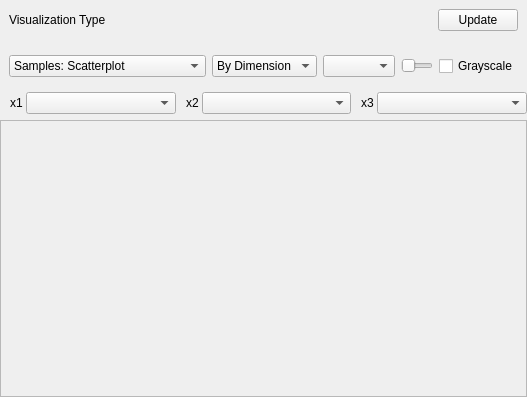
<?xml version="1.0" encoding="UTF-8"?>
<ui version="4.0">
 <class>Visualization</class>
 <widget class="QWidget" name="Visualization">
  <property name="geometry">
   <rect>
    <x>0</x>
    <y>0</y>
    <width>527</width>
    <height>397</height>
   </rect>
  </property>
  <property name="windowTitle">
   <string>Form</string>
  </property>
  <layout class="QVBoxLayout" name="verticalLayout" stretch="0,1">
   <property name="margin">
    <number>0</number>
   </property>
   <item>
    <widget class="QWidget" name="optionsWidget" native="true">
     <property name="minimumSize">
      <size>
       <width>0</width>
       <height>100</height>
      </size>
     </property>
     <layout class="QVBoxLayout" name="verticalLayout_3" stretch="1,1,1">
      <property name="margin">
       <number>0</number>
      </property>
      <item>
       <widget class="QWidget" name="widget_3" native="true">
        <layout class="QHBoxLayout" name="horizontalLayout_3">
         <item>
          <widget class="QLabel" name="label">
           <property name="font">
            <font>
             <pointsize>9</pointsize>
            </font>
           </property>
           <property name="text">
            <string>Visualization Type</string>
           </property>
          </widget>
         </item>
         <item>
          <spacer name="horizontalSpacer">
           <property name="orientation">
            <enum>Qt::Horizontal</enum>
           </property>
           <property name="sizeHint" stdset="0">
            <size>
             <width>40</width>
             <height>20</height>
            </size>
           </property>
          </spacer>
         </item>
         <item>
          <widget class="QPushButton" name="updateButton">
           <property name="text">
            <string>Update</string>
           </property>
          </widget>
         </item>
        </layout>
       </widget>
      </item>
      <item>
       <widget class="QWidget" name="widget_4" native="true">
        <layout class="QHBoxLayout" name="horizontalLayout_2">
         <item>
          <widget class="QComboBox" name="typeCombo">
           <property name="font">
            <font>
             <pointsize>9</pointsize>
            </font>
           </property>
           <property name="currentIndex">
            <number>0</number>
           </property>
           <item>
            <property name="text">
             <string>Samples: Scatterplot</string>
            </property>
           </item>
           <item>
            <property name="text">
             <string>Samples: Parallel Coordinates</string>
            </property>
           </item>
           <item>
            <property name="text">
             <string>Samples: Radial Graphs</string>
            </property>
           </item>
           <item>
            <property name="text">
             <string>Samples: Andrews Plot</string>
            </property>
           </item>
           <item>
            <property name="text">
             <string>Samples: Bubble Plot</string>
            </property>
           </item>
           <item>
            <property name="text">
             <string>Distribution: Individual Plots</string>
            </property>
           </item>
           <item>
            <property name="text">
             <string>Distribution: Correlations</string>
            </property>
           </item>
           <item>
            <property name="text">
             <string>Distribution: Sample Distances</string>
            </property>
           </item>
           <item>
            <property name="text">
             <string>Distrubution: Density</string>
            </property>
           </item>
          </widget>
         </item>
         <item>
          <widget class="QComboBox" name="inputCombo">
           <property name="font">
            <font>
             <pointsize>9</pointsize>
            </font>
           </property>
           <item>
            <property name="text">
             <string>By Dimension</string>
            </property>
           </item>
           <item>
            <property name="text">
             <string>By Class</string>
            </property>
           </item>
          </widget>
         </item>
         <item>
          <widget class="QComboBox" name="flavorCombo">
           <property name="font">
            <font>
             <pointsize>9</pointsize>
            </font>
           </property>
          </widget>
         </item>
         <item>
          <widget class="QSlider" name="zoomSlider">
           <property name="orientation">
            <enum>Qt::Horizontal</enum>
           </property>
          </widget>
         </item>
         <item>
          <spacer name="horizontalSpacer_2">
           <property name="orientation">
            <enum>Qt::Horizontal</enum>
           </property>
           <property name="sizeHint" stdset="0">
            <size>
             <width>40</width>
             <height>20</height>
            </size>
           </property>
          </spacer>
         </item>
         <item>
          <widget class="QCheckBox" name="grayscaleCheck">
           <property name="font">
            <font>
             <pointsize>9</pointsize>
            </font>
           </property>
           <property name="text">
            <string>Grayscale</string>
           </property>
          </widget>
         </item>
        </layout>
       </widget>
      </item>
      <item>
       <widget class="QWidget" name="axesWidget" native="true">
        <layout class="QHBoxLayout" name="horizontalLayout" stretch="0,1,0,1,0,1">
         <property name="spacing">
          <number>0</number>
         </property>
         <property name="margin">
          <number>0</number>
         </property>
         <item>
          <widget class="QLabel" name="label_2">
           <property name="font">
            <font>
             <pointsize>9</pointsize>
            </font>
           </property>
           <property name="text">
            <string>   x1 </string>
           </property>
           <property name="alignment">
            <set>Qt::AlignRight|Qt::AlignTrailing|Qt::AlignVCenter</set>
           </property>
          </widget>
         </item>
         <item>
          <widget class="QComboBox" name="x1Combo">
           <property name="font">
            <font>
             <pointsize>9</pointsize>
            </font>
           </property>
          </widget>
         </item>
         <item>
          <widget class="QLabel" name="label_3">
           <property name="font">
            <font>
             <pointsize>9</pointsize>
            </font>
           </property>
           <property name="text">
            <string>   x2 </string>
           </property>
           <property name="alignment">
            <set>Qt::AlignRight|Qt::AlignTrailing|Qt::AlignVCenter</set>
           </property>
          </widget>
         </item>
         <item>
          <widget class="QComboBox" name="x2Combo">
           <property name="font">
            <font>
             <pointsize>9</pointsize>
            </font>
           </property>
          </widget>
         </item>
         <item>
          <widget class="QLabel" name="label_4">
           <property name="font">
            <font>
             <pointsize>9</pointsize>
            </font>
           </property>
           <property name="text">
            <string>   x3 </string>
           </property>
           <property name="alignment">
            <set>Qt::AlignRight|Qt::AlignTrailing|Qt::AlignVCenter</set>
           </property>
          </widget>
         </item>
         <item>
          <widget class="QComboBox" name="x3Combo">
           <property name="font">
            <font>
             <pointsize>9</pointsize>
            </font>
           </property>
          </widget>
         </item>
        </layout>
       </widget>
      </item>
     </layout>
    </widget>
   </item>
   <item>
    <widget class="QScrollArea" name="scrollArea">
     <property name="frameShadow">
      <enum>QFrame::Plain</enum>
     </property>
     <property name="lineWidth">
      <number>0</number>
     </property>
     <property name="widgetResizable">
      <bool>true</bool>
     </property>
     <widget class="QWidget" name="scrollAreaWidgetContents">
      <property name="geometry">
       <rect>
        <x>0</x>
        <y>0</y>
        <width>525</width>
        <height>249</height>
       </rect>
      </property>
      <layout class="QVBoxLayout" name="verticalLayout_2" stretch="1">
       <property name="spacing">
        <number>0</number>
       </property>
       <property name="margin">
        <number>0</number>
       </property>
       <item>
        <widget class="QLabel" name="display">
         <property name="text">
          <string/>
         </property>
        </widget>
       </item>
      </layout>
     </widget>
    </widget>
   </item>
  </layout>
 </widget>
 <resources/>
 <connections/>
</ui>
